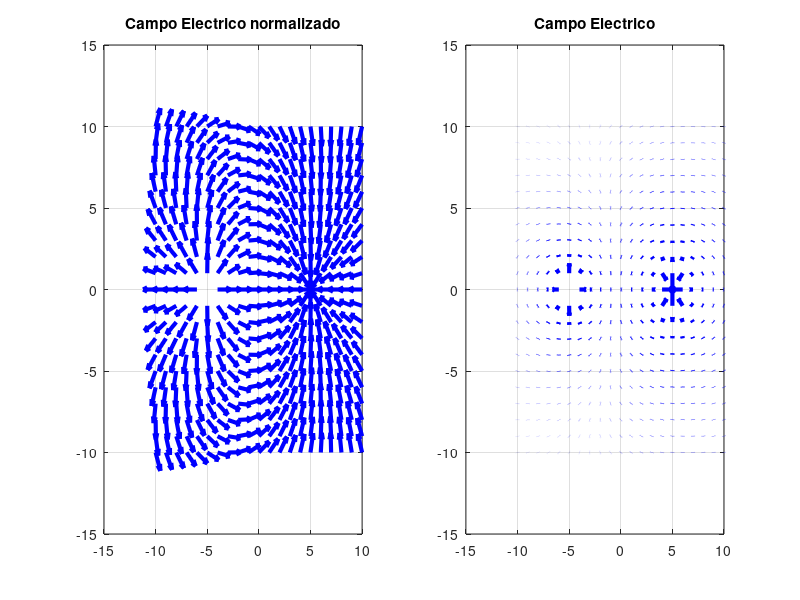

Reproduce this figure in MATLAB.
%% Plot in 2D, tested in Octave 
% Initial grid in 2D
a = -10;
b = 10;
dxy = 1;
[x, y] = meshgrid([a:dxy:b]);

% Initial values for fields and universal constants
Ex = zeros(size(meshgrid([a:dxy:b])));
Ey = zeros(size(meshgrid([a:dxy:b])));
Ke = 9e9;

% Charge distribution and N is the number of charges
% [q, x, y], q value and x, y position
Q = [1e-9, -5, 0; -2e-9, 5, 0];
N = size(Q, 1);

% Superpostion principle
for i = 1:N
  Ex = Ex + Q(i, 1)*Ke*((x - Q(i, 2))./((x - Q(i, 2)).^2 + (y - Q(i, 3)).^2).^(3/2));
  Ey = Ey + Q(i, 1)*Ke*((y - Q(i, 3))./((x - Q(i, 2)).^2 + (y - Q(i, 3)).^2).^(3/2));
end

% Calculate the length of vector
L = sqrt(Ex.^2 + Ey.^2);

% Plot Field representation
F1 = figure(1)
subplot(1,2,1)
F = quiver(x, y, Ex./L, Ey./L, 'color','blue','LineWidth',3.0)
title('Campo Electrico normalizado')
grid on
subplot(1,2,2)
F = quiver(x, y, Ex, Ey, 'color','blue','LineWidth',3.0)
title('Campo Electrico')
grid on
